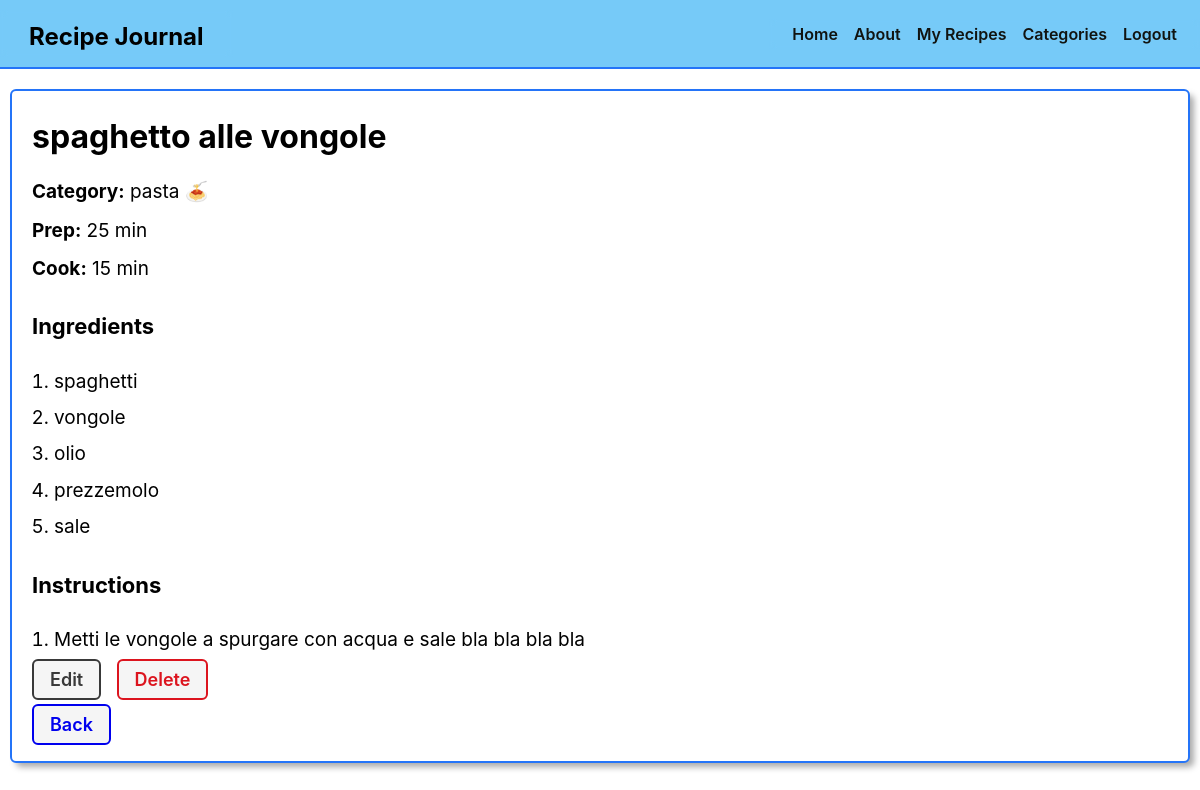
Page /recipes/1/ (signed in) on the committed database.
### main_app/models.py (models this page shows, shortened)
class Recipe(models.Model):
    title = models.CharField(max_length=100)
    prep_time = models.IntegerField()
    cook_time = models.IntegerField()
    ingredients = models.TextField()
    instructions = models.TextField()
    category = models.ForeignKey(Category, on_delete=models.SET_NULL, null=True, blank=True)
    user = models.ForeignKey(User, on_delete=models.CASCADE)

class Category(models.Model):
    name = models.CharField(max_length=50)
    user = models.ForeignKey(User, on_delete=models.CASCADE)
    def __str__(self):
        return self.name

### main_app/views.py (the view)
# urls.py: path('recipes/<int:pk>/', views.RecipeDetail.as_view(), name='recipe-detail'),
class RecipeDetail(LoginRequiredMixin, DetailView):
    model = Recipe
    def get_queryset(self):
        return Recipe.objects.filter(user=self.request.user)

### main_app/templates/main_app/recipe_detail.html
{% extends "base.html" %}
{% block content %}
<section class="recipe-detail">
    <h1>{{ recipe.title }}</h1>
    {% if recipe.category %}
    <p><strong>Category:</strong> {{ recipe.category }}</p>
    {% endif %}
    <p><strong>Prep:</strong> {{ recipe.prep_time }} min</p>
    <p><strong>Cook:</strong> {{ recipe.cook_time }} min</p>
    <h3>Ingredients</h3>
    <ol class="recipe-steps">
        {% for line in recipe.ingredients.splitlines %}
        {% if line %}
        <li>{{ line|cut:"-" }}</li>
        {% endif %}
        {% endfor %}
    </ol>
    <h3>Instructions</h3>
    <ol class="recipe-steps">
        {% for line in recipe.instructions.splitlines %}
        {% if line %}
        <li>{{ line }}</li>
        {% endif %}
        {% endfor %}
    </ol>
    <div class="recipe-actions">
        <a href="{% url 'recipe-update' recipe.id %}" class="btn secondary">Edit</a>
        <a href="{% url 'recipe-delete' recipe.id %}" class="btn danger">Delete</a>
    </div>
    <div style="margin-top:15px;">
        <a href="{% url 'recipe-index' %}" class="btn">Back</a>
    </div>
</section>
{% endblock %}

### main_app/static/css/base.css (style rules this page uses)
html { box-sizing: border-box; }
*, *::before, *::after { box-sizing: inherit; }
:root { font-size: 62.5%; }
body { margin: 0; display: flex; flex-direction: column; align-items: stretch; font-family: -apple-system, BlinkMacSystemFont, 'Segoe UI', 'Roboto', 'Oxygen', 'Ubuntu', 'Cantarell', 'Fira Sans', 'Droid Sans', 'Helvetica Neue', sans-serif; min-height: 100vh; --nav-bg: rgba(104, 197, 248, 0.7); --nav-bg-ff: rgba(104, 197, 248, 0.9); --borders: rgb(36, 116, 248) solid 2px; --text-color: rgb(17, 20, 17); --link-hover-color: rgb(16, 56, 158); --button-bg: rgb(245, 245, 245); --button-bg-hover: rgb(226, 226, 226); --submit: rgb(26, 128, 0); --warn: rgb(255, 102, 0); --danger: rgb(220, 20, 30); --secondary: rgb(57, 57, 57); --card-box-shadow: 5px 5px 6px -1px #aaa; --font-xtreme: 4.2rem; --font-xxl: 3.6rem; --font-xl: 2.4rem; --font-l: 1.8rem; --font-reg: 1.6rem; --card-border-radius: 6px; }
.btn { font-size: var(--font-l); padding: 8px 16px; border-radius: 6px; border-width: 2px; border-style: solid; text-decoration: none; background-color: var(--button-bg); font-weight: 600; cursor: pointer; font-family: inherit; margin-right: 10px; }
.secondary { color: var(--secondary); border-color: var(--secondary); }
.danger { color: var(--danger); border-color: var(--danger); }

### main_app/static/css/recipes.css (style rules this page uses)
.recipe-actions { margin-top: 10px; }
.recipe-detail { border: var(--borders); border-radius: var(--card-border-radius); padding: 20px; box-shadow: var(--card-box-shadow); background-color: white; margin-top: 20px; }
.recipe-detail h1 { margin-top: 0; }
.recipe-detail { font-size: 1.9rem; line-height: 1.6; }
.recipe-detail h1 { font-size: 3.2rem; margin-bottom: 15px; }
.recipe-detail h3 { font-size: 2.2rem; margin-top: 25px; }
.recipe-detail p { margin: 8px 0; }
.recipe-list, .recipe-steps { margin: 10px 0 0; padding-left: 22px; }
.recipe-list li, .recipe-steps li { margin: 6px 0; }

### rows in the picture
Recipe: title "spaghetto alle vongole", category "pasta 🍝", prep_time "25", cook_time "15", splitlines "Metti le vongole a spurgare con acqua e sale bla bla bla bla"

### other values in the picture
{{ line|cut:"-" }} "spaghetti" "vongole" "olio" "prezzemolo" "sale"
